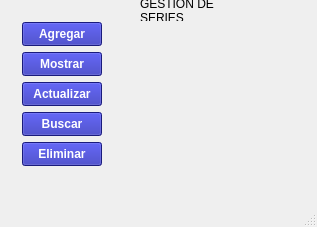
<?xml version="1.0" encoding="UTF-8"?>
<ui version="4.0">
 <class>MainWindow</class>
 <widget class="QMainWindow" name="MainWindow">
  <property name="geometry">
   <rect>
    <x>0</x>
    <y>0</y>
    <width>317</width>
    <height>227</height>
   </rect>
  </property>
  <property name="windowTitle">
   <string>MainWindow</string>
  </property>
  <property name="styleSheet">
   <string notr="true"/>
  </property>
  <property name="documentMode">
   <bool>false</bool>
  </property>
  <widget class="QWidget" name="centralwidget">
   <widget class="QPushButton" name="btnAgregar">
    <property name="geometry">
     <rect>
      <x>22</x>
      <y>22</y>
      <width>80</width>
      <height>24</height>
     </rect>
    </property>
    <property name="styleSheet">
     <string notr="true">color: white;
background-color: #2426AE;
font-weight: bold;
</string>
    </property>
    <property name="text">
     <string>Agregar</string>
    </property>
   </widget>
   <widget class="QPushButton" name="btnMostrar">
    <property name="geometry">
     <rect>
      <x>22</x>
      <y>52</y>
      <width>80</width>
      <height>24</height>
     </rect>
    </property>
    <property name="styleSheet">
     <string notr="true">color: white;
background-color: #2426AE;
font-weight: bold;
</string>
    </property>
    <property name="text">
     <string>Mostrar</string>
    </property>
   </widget>
   <widget class="QPushButton" name="btnActualizar">
    <property name="geometry">
     <rect>
      <x>22</x>
      <y>82</y>
      <width>80</width>
      <height>24</height>
     </rect>
    </property>
    <property name="styleSheet">
     <string notr="true">color: white;
background-color: #2426AE;
font-weight: bold;
</string>
    </property>
    <property name="text">
     <string>Actualizar</string>
    </property>
   </widget>
   <widget class="QPushButton" name="btnBuscar">
    <property name="geometry">
     <rect>
      <x>22</x>
      <y>112</y>
      <width>80</width>
      <height>24</height>
     </rect>
    </property>
    <property name="styleSheet">
     <string notr="true">color: white;
background-color: #2426AE;
font-weight: bold;
</string>
    </property>
    <property name="text">
     <string>Buscar</string>
    </property>
   </widget>
   <widget class="QPushButton" name="btnEliminar">
    <property name="geometry">
     <rect>
      <x>22</x>
      <y>142</y>
      <width>80</width>
      <height>24</height>
     </rect>
    </property>
    <property name="styleSheet">
     <string notr="true">color: white;
background-color: #2426AE;
font-weight: bold;
</string>
    </property>
    <property name="text">
     <string>Eliminar</string>
    </property>
   </widget>
   <widget class="QLabel" name="label">
    <property name="geometry">
     <rect>
      <x>140</x>
      <y>0</y>
      <width>121</width>
      <height>21</height>
     </rect>
    </property>
    <property name="text">
     <string>GESTION DE SERIES</string>
    </property>
    <property name="wordWrap">
     <bool>true</bool>
    </property>
   </widget>
  </widget>
  <widget class="QMenuBar" name="menubar">
   <property name="geometry">
    <rect>
     <x>0</x>
     <y>0</y>
     <width>317</width>
     <height>21</height>
    </rect>
   </property>
  </widget>
  <widget class="QStatusBar" name="statusbar"/>
 </widget>
 <resources/>
 <connections/>
</ui>
